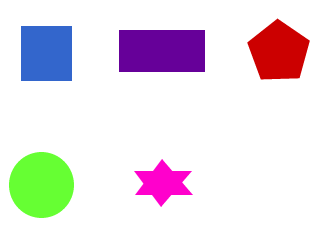
%> input picture matlab/data/shapes23.png, 315 x 250 px
$ octave loigiai_lab05_hough_duong_thang.m   (GNU Octave 9; MATLAB toolbox functions it lacks are replaced by stand-ins)
%> lines starting %> are read from the running program, lines starting %| are printed output that depends on the picture; in (x1, y1, x2, y2) boxes, pixels count from 0 and x2, y2 are one past the last pixel; in counts of white or black regions, pixels touching at a corner belong together; the program's own positions count from 1
%% LOI GIAI LAB 5 - HOUGH TRANSFORM TIM DUONG THANG
clear; close all; clc;
scriptDir=fileparts(mfilename('fullpath'));
I=imread(fullfile(scriptDir,'..','data','shapes23.png'));
%> I is the input picture: size 250x315x3 uint8; mean R, G, B 232.5, 224.9, 230.4
if ndims(I)==3, G=rgb2gray(I); else, G=I; end
%> after `G=rgb2gray(I)`:
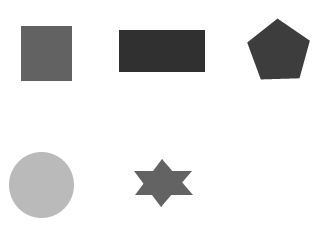
%> G: size 250x315 uint8; min 48, max 255, mean 227.8
BW=edge(G,'canny'); [H,T,R]=hough(BW);
%> after `BW=edge(G,'canny')`:
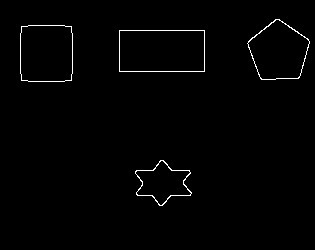
%> BW: size 250x315 logical; 1.1% white in thin lines or dots, all inside (x1, y1, x2, y2) = (20, 19, 310, 206)
%> after `[H,T,R]=hough(BW)`:
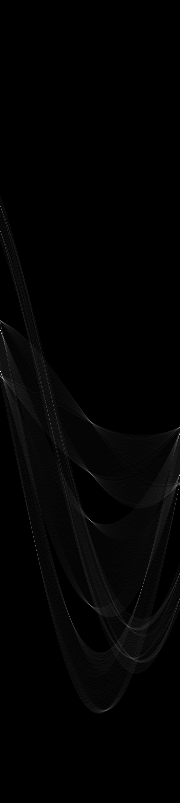
%> H: size 803x180 double; min 0, max 92, mean 1.1; drawn with min black and max white
%> after `[H,T,R]=hough(BW)`: T = 180 values from -90 to 89; R = 803 values from -401 to 401
P=houghpeaks(H,8,'Threshold',ceil(.3*max(H(:))));
%> P = [372 1; 331 1; 379 4; 473 90; 423 92; 339 4; 520 90; 605 90]
L=houghlines(BW,T,R,P,'FillGap',8,'MinLength',15);
%> L = 10 lines; longest, point1 to point2 (x, y): (120, 31) to (205, 31), (120, 72) to (205, 72), (72, 27) to (73, 74), (120, 31) to (120, 72), (205, 31) to (205, 72), (21, 34) to (21, 74)
figure('Name','Solution 5 - Hough transform');
subplot(1,3,1); imshow(BW); title('Canny edges');
subplot(1,3,2); imshow(imadjust(rescale(H)),'XData',T,'YData',R,'InitialMagnification','fit');
%> after `imshow(imadjust(rescale(H)),'XData',T,'YData',R,'InitialMagnification'`:
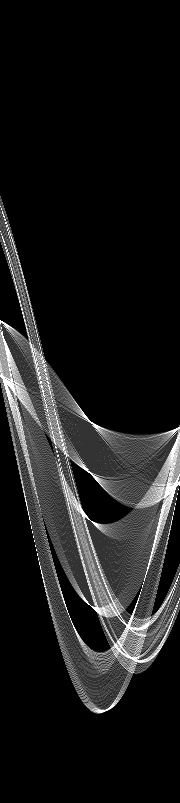
%> displayed picture: size 803x180, on the screen's scale of 0 to 255; min 0, max 255, mean 27
xlabel('\theta'); ylabel('\rho'); title('Hough accumulator'); axis on; axis normal; hold on;
if ~isempty(P), plot(T(P(:,2)),R(P(:,1)),'s','Color','red'); end; hold off;
subplot(1,3,3); imshow(G); title(sprintf('%d duong phat hien',numel(L))); hold on;
for k=1:numel(L), xy=[L(k).point1;L(k).point2]; plot(xy(:,1),xy(:,2),'LineWidth',2,'Color','green'); end
%> this loop made 10 passes
%> xy on passes 1 to 10: [120 31; 205 31], [120 72; 205 72], [30 26; 48 26], [125 31; 143 31], [72 27; 73 74], [21 34; 21 74], [143 72; 161 72], [277 79; 295 79], [120 31; 120 72], [205 31; 205 72]
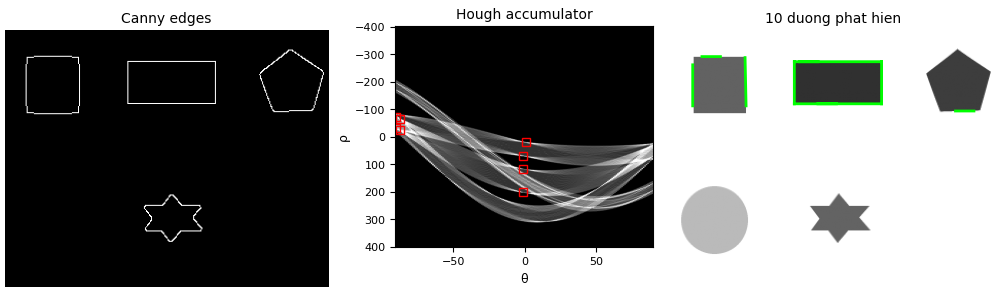
%> figure redrawn from the program's plot data, 3 panels
hold off;
